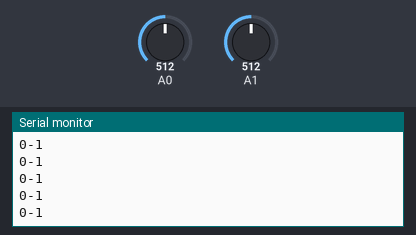
A sketch run on a simulated Arduino Uno, built with avr-gcc and run on an emulated ATmega328P. On the bench: the last lines printed to the serial monitor. The test bench sets the inputs (shaded band); at power-on: A1 = 512, A0 = 512.

Above: at 1.2 s.
1.3 s: A1 set to 0
At 2.3 s:
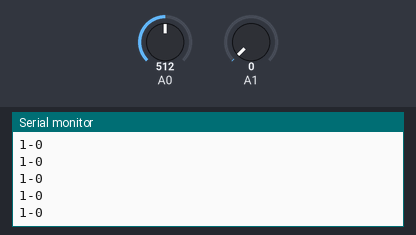
2.8 s: A1 set to 122
At 3.3 s:
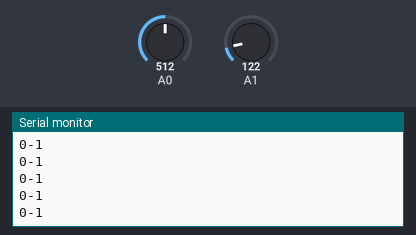

Measured:
- after the input at 1.3 s, the serial monitor: prints a new line after 0.07 s (image 1)

The sketch:

ejercicio_4.ino
```cpp
#include <Servo.h>

class ServoMotor
{
  private:
    int pin;
    Servo camServo;

  public:
    ServoMotor() {}
    ServoMotor(int p)
    {
      pin = p;
      camServo.attach(pin);
    }

    void girar(int grados)
    {
      camServo.write(grados);
    }
};

class AnalogButton {
  private:
    int pin_btn;
    int pin_a_y;
    int pin_a_x;
  public:
    AnalogButton(int p_btn, int p_a_y, int p_a_x) {
      pin_btn = p_btn;
      pin_a_y = p_a_y;
      pin_a_x = p_a_x;
      pinMode(pin_btn, INPUT_PULLUP);
      pinMode(pin_a_y, INPUT);
      pinMode(pin_a_x, INPUT);
    }

    bool btnIsPress() {
      return !digitalRead(pin_btn);
    }

    bool isDown() {
      return analogRead(pin_a_y) <= 1;
    }

    bool isUp() {
      bool val = analogRead(pin_a_y) >= 1023;
      return val;
    }


    bool isRight() {
      return analogRead(pin_a_x) <= 1;
    }

    bool isLeft() {
      bool val = analogRead(pin_a_x) >= 1023;
      return val;
    }


};

#define JOYSTICK_BTN A2
#define JOYSTICK_VER A0
#define JOYSTICK_HOR A1
AnalogButton joystick = AnalogButton(
                          JOYSTICK_BTN,
                          JOYSTICK_VER,
                          JOYSTICK_HOR
                        );
ServoMotor sv;
ServoMotor sv_h;

bool upIsPress = false;
bool downIsPress = false;

bool leftIsPress = false;
bool righIsPress = false;


int vertVal = 0;
int vertHor = 0;

void setup() {
  Serial.begin(9600);
  sv = ServoMotor(3);
  sv_h = ServoMotor(5);
  sv.girar(vertVal);
  sv_h.girar(vertHor);
}

void loop() {

  Serial.print(joystick.isRight());
  Serial.print("-");
  Serial.println(!righIsPress);
  if (joystick.isUp() && !upIsPress ) {
    vertVal += 20;
    if (vertVal >= 180)vertVal = 180;
    sv.girar(vertVal);
  }

  if (joystick.isDown() && !downIsPress ) {
    vertVal -= 20;
    if (vertVal <= 0)vertVal = 0;
    sv.girar(vertVal);
  }

  if (joystick.isLeft() && !leftIsPress ) {
    vertHor -= 20;
    if (vertHor <= 0)vertHor = 0;
    sv_h.girar(vertHor);
  }

    if (joystick.isRight() && !righIsPress ) {
      Serial.print("INGRESOOOO");
    vertHor += 20;
    if (vertHor >= 180)vertHor = 180;
    sv_h.girar(vertHor);
  }

  upIsPress = joystick.isUp();
  downIsPress = joystick.isDown();
  leftIsPress = joystick.isLeft();
  righIsPress = joystick.isRight();


}
```
